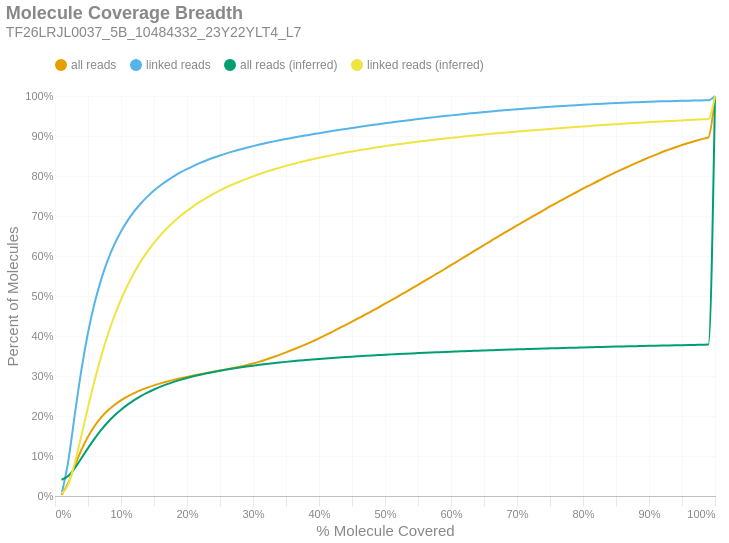

Notebook code for this chart:
### Markdown cell above
### Molecule Read Coverage
This chart shows molecule coverage breadth as computed by the number of bases aligned to that molecule. In other words, "*how much of each unique long molecule is actually sequenced/aligned?*" Keep in mind there is a distinction between sequences and alignments, since some sequences belonging to a particular molecule may not align well and wouldn't appear in the alignment data. This chart also shows molecule coverage breadth as computed by the *inferred fragment* from which the aligned sequences originate. Unlike read coverage, this calculation takes into account the total insert size, including unsequenced gaps between the forward and reverse reads. Like the previous figures, these are cumulative percents.

### Code cell
if SKIPLR:
    print_html(f"Skipped")
else:
    binned_df = consolidated_hist(valids['coverage_bp'], mask, 0.01, True)
    binned_df_inf = consolidated_hist(valids['coverage_inserts'], mask, 0.01, True)
    binned_df = binned_df.with_columns(pl.lit(binned_df_inf['all reads (cumsum)']).alias('all reads (inferred)'))
    binned_df = binned_df.with_columns(pl.lit(binned_df_inf['linked reads (cumsum)']).alias('linked reads (inferred)'))
    binned_df = binned_df.with_columns(
        (pl.col('bin').cast(pl.Float64) + 0.01).alias('right_edge')
    )

    with SafeRender(binned_df):
        (
            density_plot(binned_df, 'Molecule Coverage Breadth', samplename, 'molcov', ['all reads (inferred)','linked reads (inferred)'])
            .encode(
                #x=alt.X('bin:Q', title="% Molecule Covered").axis(format = '%').scale(padding=0),
                x=alt.X('right_edge:Q', title="% Molecule Covered").axis(format='%').scale(padding=0),
                y=alt.Y('value:Q', title='Percent of Molecules')
                    .axis(format='%')
                    .stack(False)
                    .scale(domainMin=0, padding=0),
                color=alt.Color("key:N").scale(domain = ["all reads", "linked reads", "all reads (inferred)", "linked reads (inferred)"]),
                tooltip = [
                    alt.Tooltip("key:N", title = "Data Type"),
                    alt.Tooltip("range_label:N", title="% Molecule Covered"),
                    alt.Tooltip("value:Q", format = ".2%", title="% Molecules")
                ]
            )
        ).display()

### Figure 1 — Vega-Lite specification as saved in the notebook (floating-point values rounded to 4 significant figures)
{"width": "container", "height": 400, "config": {"title": {"anchor": "start", "dy": -15, "fontSize": 18, "color": "#888888", "subtitleColor": "#888888", "subtitleFontSize": 14}, "arc": {"fill": "#0072B2"}, "axis": {"domainColor": "#888888", "domainWidth": 0.5, "gridWidth": 0.2, "grid": false, "titleFontWeight": 400, "titleFontSize": 15, "labelFontSize": 11, "labelColor": "#888888", "tickColor": "#888888", "tickWidth": 0.2, "titleColor": "#888888"}, "axisBand": {"grid": false}, "axisX": {"grid": true, "tickSize": 10, "domainCap": "round"}, "axisY": {"domain": false, "grid": true, "tickSize": 0, "domainCap": "round"}, "background": "transparent", "header": {"labelFontSize": 15, "labelColor": "#888888", "titleFontSize": 15, "titleFontWeight": 600, "titleColor": "#888888"}, "legend": {"labelFont": "sans-serif", "labelFontSize": 12, "labelColor": "#888888", "symbolSize": 100, "symbolType": "circle", "titleFontSize": 12, "titlePadding": 10, "titleColor": "#888888", "title": null, "orient": "top"}, "range": {"category": ["#E69F00", "#56B4E9", "#009E73", "#F0E442", "#0072B2", "#D55E00", "#CC79A7", "#000000"], "diverging": ["#cfe8f3", "#a2d4ec", "#73bfe2", "#46abdb", "#1696d2", "#12719e"]}, "area": {"fill": "#0072B2", "fillOpacity": 0.7, "line": true, "strokeOpacity": 0.7}, "line": {"color": "#0072B2", "stroke": "#0072B2", "strokeWidth": 2}, "trail": {"color": "#0072B2", "stroke": "#0072B2", "strokeWidth": 0, "size": 1}, "point": {"filled": true, "fillOpacity": 1.0, "size": 95}, "text": {"color": "#888888", "fontSize": 11, "align": "right", "fontWeight": 400, "size": 11}, "bar": {"fill": "#0072B2", "stroke": null}, "view": {"stroke": null, "continuousWidth": 660, "continuousHeight": 400}}, "data": {"name": "data-76612162f07014d64e6ad90cfc910570"}, "mark": {"type": "line", "interpolate": "monotone", "point": {"opacity": 0, "size": 275}}, "encoding": {"color": {"field": "key", "scale": {"domain": ["all reads", "linked reads", "all reads (inferred)", "linked reads (inferred)"]}, "type": "nominal"}, "tooltip": [{"field": "key", "title": "Data Type", "type": "nominal"}, {"field": "range_label", "title": "% Molecule Covered", "type": "nominal"}, {"field": "value", "format": ".2%", "title": "% Molecules", "type": "quantitative"}], "x": {"axis": {"format": "%"}, "field": "right_edge", "scale": {"padding": 0}, "title": "% Molecule Covered", "type": "quantitative"}, "y": {"axis": {"format": "%"}, "field": "value", "scale": {"domainMin": 0, "padding": 0}, "stack": false, "title": "Percent of Molecules", "type": "quantitative"}}, "params": [{"name": "param_c36ac31b6afebe62", "select": {"type": "point", "fields": ["key"]}, "bind": "legend"}], "title": {"text": "Molecule Coverage Breadth", "subtitle": "TF26LRJL0037_5B_10484332_23Y22YLT4_L7"}, "transform": [{"fold": ["all reads (cumsum)", "linked reads (cumsum)", "all reads (inferred)", "linked reads (inferred)"]}, {"calculate": "replace(datum.key, ' (cumsum)', '')", "as": "key"}, {"filter": {"param": "param_c36ac31b6afebe62"}}], "usermeta": {"embedOptions": {"downloadFileName": "TF26LRJL0037_5B_10484332_23Y22YLT4_L7.molcov"}}, "$schema": "https://vega.github.io/schema/vega-lite/v6.4.1.json", "datasets": {"data-76612162f07014d64e6ad90cfc910570": [{"bin": "0.0", "interval": "0.0-0.01", "all reads": 0.002403, "linked reads": 0.005354, "all reads (cumsum)": 0.002403, "linked reads (cumsum)": 0.005354, "range_label": "0.0-0.01", "all reads (inferred)": 0.0406, "linked reads (inferred)": 0.005402, "right_edge": 0.01}, {"bin": "0.01", "interval": "0.01-0.02", "all reads": 0.03004, "linked reads": 0.0806, "all reads (cumsum)": 0.03245, "linked reads (cumsum)": 0.08596, "range_label": "0.01-0.02", "all reads (inferred)": 0.04971, "linked reads (inferred)": 0.02826, "right_edge": 0.02}, {"bin": "0.02", "interval": "0.02-0.03", "all reads": 0.04265, "linked reads": 0.1176, "all reads (cumsum)": 0.0751, "linked reads (cumsum)": 0.2035, "range_label": "0.02-0.03", "all reads (inferred)": 0.06976, "linked reads (inferred)": 0.08279, "right_edge": 0.03}, {"bin": "0.03", "interval": "0.03-0.04", "all reads": 0.0401, "linked reads": 0.1116, "all reads (cumsum)": 0.1152, "linked reads (cumsum)": 0.3151, "range_label": "0.03-0.04", "all reads (inferred)": 0.0945, "linked reads (inferred)": 0.1514, "right_edge": 0.04}, {"bin": "0.04", "interval": "0.04-0.05", "all reads": 0.03325, "linked reads": 0.09282, "all reads (cumsum)": 0.1485, "linked reads (cumsum)": 0.408, "range_label": "0.04-0.05", "all reads (inferred)": 0.1197, "linked reads (inferred)": 0.2217, "right_edge": 0.05}, {"bin": "0.05", "interval": "0.05-0.06", "all reads": 0.02662, "linked reads": 0.07432, "all reads (cumsum)": 0.1751, "linked reads (cumsum)": 0.4823, "range_label": "0.05-0.06", "all reads (inferred)": 0.1436, "linked reads (inferred)": 0.2887, "right_edge": 0.06}, {"bin": "0.06", "interval": "0.06-0.07", "all reads": 0.02127, "linked reads": 0.05939, "all reads (cumsum)": 0.1963, "linked reads (cumsum)": 0.5417, "range_label": "0.06-0.07", "all reads (inferred)": 0.1652, "linked reads (inferred)": 0.3494, "right_edge": 0.07}, {"bin": "0.07", "interval": "0.07-0.08", "all reads": 0.01725, "linked reads": 0.04817, "all reads (cumsum)": 0.2136, "linked reads (cumsum)": 0.5898, "range_label": "0.07-0.08", "all reads (inferred)": 0.1844, "linked reads (inferred)": 0.4031, "right_edge": 0.08}, {"bin": "0.08", "interval": "0.08-0.09", "all reads": 0.01406, "linked reads": 0.03916, "all reads (cumsum)": 0.2276, "linked reads (cumsum)": 0.629, "range_label": "0.08-0.09", "all reads (inferred)": 0.2011, "linked reads (inferred)": 0.45, "right_edge": 0.09}, {"bin": "0.09", "interval": "0.09-0.1", "all reads": 0.01164, "linked reads": 0.0323, "all reads (cumsum)": 0.2393, "linked reads (cumsum)": 0.6613, "range_label": "0.09-0.1", "all reads (inferred)": 0.2158, "linked reads (inferred)": 0.4913, "right_edge": 0.1}, {"bin": "0.1", "interval": "0.1-0.11", "all reads": 0.0098, "linked reads": 0.0271, "all reads (cumsum)": 0.2491, "linked reads (cumsum)": 0.6884, "range_label": "0.1-0.11", "all reads (inferred)": 0.2285, "linked reads (inferred)": 0.5269, "right_edge": 0.11}, {"bin": "0.11", "interval": "0.11-0.12", "all reads": 0.008329, "linked reads": 0.02293, "all reads (cumsum)": 0.2574, "linked reads (cumsum)": 0.7113, "range_label": "0.11-0.12", "all reads (inferred)": 0.2398, "linked reads (inferred)": 0.5586, "right_edge": 0.12}, {"bin": "0.12", "interval": "0.12-0.13", "all reads": 0.007263, "linked reads": 0.01985, "all reads (cumsum)": 0.2647, "linked reads (cumsum)": 0.7312, "range_label": "0.12-0.13", "all reads (inferred)": 0.2498, "linked reads (inferred)": 0.5865, "right_edge": 0.13}, {"bin": "0.13", "interval": "0.13-0.14", "all reads": 0.006356, "linked reads": 0.01722, "all reads (cumsum)": 0.271, "linked reads (cumsum)": 0.7484, "range_label": "0.13-0.14", "all reads (inferred)": 0.2585, "linked reads (inferred)": 0.6108, "right_edge": 0.14}, {"bin": "0.14", "interval": "0.14-0.15", "all reads": 0.005633, "linked reads": 0.01513, "all reads (cumsum)": 0.2767, "linked reads (cumsum)": 0.7635, "range_label": "0.14-0.15", "all reads (inferred)": 0.2663, "linked reads (inferred)": 0.6329, "right_edge": 0.15}, {"bin": "0.15", "interval": "0.15-0.16", "all reads": 0.004996, "linked reads": 0.01321, "all reads (cumsum)": 0.2817, "linked reads (cumsum)": 0.7767, "range_label": "0.15-0.16", "all reads (inferred)": 0.2733, "linked reads (inferred)": 0.6524, "right_edge": 0.16}, {"bin": "0.16", "interval": "0.16-0.17", "all reads": 0.004505, "linked reads": 0.01166, "all reads (cumsum)": 0.2862, "linked reads (cumsum)": 0.7884, "range_label": "0.16-0.17", "all reads (inferred)": 0.2796, "linked reads (inferred)": 0.6699, "right_edge": 0.17}, {"bin": "0.17", "interval": "0.17-0.18", "all reads": 0.00422, "linked reads": 0.01074, "all reads (cumsum)": 0.2904, "linked reads (cumsum)": 0.7991, "range_label": "0.17-0.18", "all reads (inferred)": 0.2852, "linked reads (inferred)": 0.6856, "right_edge": 0.18}, {"bin": "0.18", "interval": "0.18-0.19", "all reads": 0.003889, "linked reads": 0.009691, "all reads (cumsum)": 0.2943, "linked reads (cumsum)": 0.8088, "range_label": "0.18-0.19", "all reads (inferred)": 0.2903, "linked reads (inferred)": 0.6998, "right_edge": 0.19}, {"bin": "0.19", "interval": "0.19-0.2", "all reads": 0.00356, "linked reads": 0.008554, "all reads (cumsum)": 0.2978, "linked reads (cumsum)": 0.8174, "range_label": "0.19-0.2", "all reads (inferred)": 0.2949, "linked reads (inferred)": 0.7128, "right_edge": 0.2}, {"bin": "0.2", "interval": "0.2-0.21", "all reads": 0.003388, "linked reads": 0.008028, "all reads (cumsum)": 0.3012, "linked reads (cumsum)": 0.8254, "range_label": "0.2-0.21", "all reads (inferred)": 0.2992, "linked reads (inferred)": 0.7248, "right_edge": 0.21}, {"bin": "0.21", "interval": "0.21-0.22", "all reads": 0.003225, "linked reads": 0.007239, "all reads (cumsum)": 0.3044, "linked reads (cumsum)": 0.8326, "range_label": "0.21-0.22", "all reads (inferred)": 0.3032, "linked reads (inferred)": 0.7358, "right_edge": 0.22}, {"bin": "0.22", "interval": "0.22-0.23", "all reads": 0.003059, "linked reads": 0.006637, "all reads (cumsum)": 0.3075, "linked reads (cumsum)": 0.8393, "range_label": "0.22-0.23", "all reads (inferred)": 0.3068, "linked reads (inferred)": 0.746, "right_edge": 0.23}, {"bin": "0.23", "interval": "0.23-0.24", "all reads": 0.003075, "linked reads": 0.006266, "all reads (cumsum)": 0.3106, "linked reads (cumsum)": 0.8455, "range_label": "0.23-0.24", "all reads (inferred)": 0.3101, "linked reads (inferred)": 0.7553, "right_edge": 0.24}, {"bin": "0.24", "interval": "0.24-0.25", "all reads": 0.002995, "linked reads": 0.005695, "all reads (cumsum)": 0.3136, "linked reads (cumsum)": 0.8512, "range_label": "0.24-0.25", "all reads (inferred)": 0.3132, "linked reads (inferred)": 0.7639, "right_edge": 0.25}, {"bin": "0.25", "interval": "0.25-0.26", "all reads": 0.003015, "linked reads": 0.0053, "all reads (cumsum)": 0.3166, "linked reads (cumsum)": 0.8565, "range_label": "0.25-0.26", "all reads (inferred)": 0.3161, "linked reads (inferred)": 0.7719, "right_edge": 0.26}, {"bin": "0.26", "interval": "0.26-0.27", "all reads": 0.003215, "linked reads": 0.005076, "all reads (cumsum)": 0.3198, "linked reads (cumsum)": 0.8616, "range_label": "0.26-0.27", "all reads (inferred)": 0.3188, "linked reads (inferred)": 0.7794, "right_edge": 0.27}, {"bin": "0.27", "interval": "0.27-0.28", "all reads": 0.003457, "linked reads": 0.00463, "all reads (cumsum)": 0.3233, "linked reads (cumsum)": 0.8662, "range_label": "0.27-0.28", "all reads (inferred)": 0.3213, "linked reads (inferred)": 0.7864, "right_edge": 0.28}, {"bin": "0.28", "interval": "0.28-0.29", "all reads": 0.003738, "linked reads": 0.004263, "all reads (cumsum)": 0.327, "linked reads (cumsum)": 0.8705, "range_label": "0.28-0.29", "all reads (inferred)": 0.3236, "linked reads (inferred)": 0.7928, "right_edge": 0.29}, {"bin": "0.29", "interval": "0.29-0.3", "all reads": 0.004226, "linked reads": 0.004183, "all reads (cumsum)": 0.3312, "linked reads (cumsum)": 0.8747, "range_label": "0.29-0.3", "all reads (inferred)": 0.3259, "linked reads (inferred)": 0.799, "right_edge": 0.3}, {"bin": "0.3", "interval": "0.3-0.31", "all reads": 0.004722, "linked reads": 0.003929, "all reads (cumsum)": 0.3359, "linked reads (cumsum)": 0.8786, "range_label": "0.3-0.31", "all reads (inferred)": 0.328, "linked reads (inferred)": 0.805, "right_edge": 0.31}, {"bin": "0.31", "interval": "0.31-0.32", "all reads": 0.005325, "linked reads": 0.003738, "all reads (cumsum)": 0.3413, "linked reads (cumsum)": 0.8824, "range_label": "0.31-0.32", "all reads (inferred)": 0.33, "linked reads (inferred)": 0.8105, "right_edge": 0.32}, {"bin": "0.32", "interval": "0.32-0.33", "all reads": 0.005708, "linked reads": 0.003562, "all reads (cumsum)": 0.347, "linked reads (cumsum)": 0.8859, "range_label": "0.32-0.33", "all reads (inferred)": 0.3319, "linked reads (inferred)": 0.8157, "right_edge": 0.33}, {"bin": "0.33", "interval": "0.33-0.34", "all reads": 0.005917, "linked reads": 0.003411, "all reads (cumsum)": 0.3529, "linked reads (cumsum)": 0.8893, "range_label": "0.33-0.34", "all reads (inferred)": 0.3336, "linked reads (inferred)": 0.8206, "right_edge": 0.34}, {"bin": "0.34", "interval": "0.34-0.35", "all reads": 0.006201, "linked reads": 0.00318, "all reads (cumsum)": 0.3591, "linked reads (cumsum)": 0.8925, "range_label": "0.34-0.35", "all reads (inferred)": 0.3353, "linked reads (inferred)": 0.8252, "right_edge": 0.35}, {"bin": "0.35", "interval": "0.35-0.36", "all reads": 0.006443, "linked reads": 0.003151, "all reads (cumsum)": 0.3655, "linked reads (cumsum)": 0.8957, "range_label": "0.35-0.36", "all reads (inferred)": 0.3369, "linked reads (inferred)": 0.8297, "right_edge": 0.36}, {"bin": "0.36", "interval": "0.36-0.37", "all reads": 0.006716, "linked reads": 0.002979, "all reads (cumsum)": 0.3723, "linked reads (cumsum)": 0.8986, "range_label": "0.36-0.37", "all reads (inferred)": 0.3385, "linked reads (inferred)": 0.834, "right_edge": 0.37}, {"bin": "0.37", "interval": "0.37-0.38", "all reads": 0.006956, "linked reads": 0.002828, "all reads (cumsum)": 0.3792, "linked reads (cumsum)": 0.9015, "range_label": "0.37-0.38", "all reads (inferred)": 0.3399, "linked reads (inferred)": 0.8379, "right_edge": 0.38}, {"bin": "0.38", "interval": "0.38-0.39", "all reads": 0.007215, "linked reads": 0.002776, "all reads (cumsum)": 0.3864, "linked reads (cumsum)": 0.9042, "range_label": "0.38-0.39", "all reads (inferred)": 0.3413, "linked reads (inferred)": 0.8417, "right_edge": 0.39}, {"bin": "0.39", "interval": "0.39-0.4", "all reads": 0.00779, "linked reads": 0.002873, "all reads (cumsum)": 0.3942, "linked reads (cumsum)": 0.9071, "range_label": "0.39-0.4", "all reads (inferred)": 0.3426, "linked reads (inferred)": 0.8454, "right_edge": 0.4}, {"bin": "0.4", "interval": "0.4-0.41", "all reads": 0.007909, "linked reads": 0.002712, "all reads (cumsum)": 0.4021, "linked reads (cumsum)": 0.9098, "range_label": "0.4-0.41", "all reads (inferred)": 0.3439, "linked reads (inferred)": 0.8489, "right_edge": 0.41}, {"bin": "0.41", "interval": "0.41-0.42", "all reads": 0.008352, "linked reads": 0.002644, "all reads (cumsum)": 0.4105, "linked reads (cumsum)": 0.9125, "range_label": "0.41-0.42", "all reads (inferred)": 0.3451, "linked reads (inferred)": 0.8522, "right_edge": 0.42}, {"bin": "0.42", "interval": "0.42-0.43", "all reads": 0.00838, "linked reads": 0.002503, "all reads (cumsum)": 0.4189, "linked reads (cumsum)": 0.915, "range_label": "0.42-0.43", "all reads (inferred)": 0.3462, "linked reads (inferred)": 0.8554, "right_edge": 0.43}, {"bin": "0.43", "interval": "0.43-0.44", "all reads": 0.008354, "linked reads": 0.002506, "all reads (cumsum)": 0.4272, "linked reads (cumsum)": 0.9175, "range_label": "0.43-0.44", "all reads (inferred)": 0.3474, "linked reads (inferred)": 0.8585, "right_edge": 0.44}, {"bin": "0.44", "interval": "0.44-0.45", "all reads": 0.00856, "linked reads": 0.002515, "all reads (cumsum)": 0.4358, "linked reads (cumsum)": 0.92, "range_label": "0.44-0.45", "all reads (inferred)": 0.3484, "linked reads (inferred)": 0.8614, "right_edge": 0.45}, {"bin": "0.45", "interval": "0.45-0.46", "all reads": 0.008816, "linked reads": 0.002509, "all reads (cumsum)": 0.4446, "linked reads (cumsum)": 0.9225, "range_label": "0.45-0.46", "all reads (inferred)": 0.3494, "linked reads (inferred)": 0.8642, "right_edge": 0.46}, {"bin": "0.46", "interval": "0.46-0.47", "all reads": 0.008695, "linked reads": 0.002398, "all reads (cumsum)": 0.4533, "linked reads (cumsum)": 0.9249, "range_label": "0.46-0.47", "all reads (inferred)": 0.3504, "linked reads (inferred)": 0.8669, "right_edge": 0.47}, {"bin": "0.47", "interval": "0.47-0.48", "all reads": 0.009152, "linked reads": 0.002379, "all reads (cumsum)": 0.4624, "linked reads (cumsum)": 0.9273, "range_label": "0.47-0.48", "all reads (inferred)": 0.3514, "linked reads (inferred)": 0.8696, "right_edge": 0.48}, {"bin": "0.48", "interval": "0.48-0.49", "all reads": 0.008771, "linked reads": 0.002279, "all reads (cumsum)": 0.4712, "linked reads (cumsum)": 0.9296, "range_label": "0.48-0.49", "all reads (inferred)": 0.3523, "linked reads (inferred)": 0.8721, "right_edge": 0.49}, {"bin": "0.49", "interval": "0.49-0.5", "all reads": 0.00986, "linked reads": 0.002237, "all reads (cumsum)": 0.4811, "linked reads (cumsum)": 0.9318, "range_label": "0.49-0.5", "all reads (inferred)": 0.3532, "linked reads (inferred)": 0.8747, "right_edge": 0.5}, {"bin": "0.5", "interval": "0.5-0.51", "all reads": 0.00851, "linked reads": 0.00216, "all reads (cumsum)": 0.4896, "linked reads (cumsum)": 0.934, "range_label": "0.5-0.51", "all reads (inferred)": 0.3541, "linked reads (inferred)": 0.877, "right_edge": 0.51}, {"bin": "0.51", "interval": "0.51-0.52", "all reads": 0.009746, "linked reads": 0.002186, "all reads (cumsum)": 0.4993, "linked reads (cumsum)": 0.9361, "range_label": "0.51-0.52", "all reads (inferred)": 0.3549, "linked reads (inferred)": 0.8793, "right_edge": 0.52}, {"bin": "0.52", "interval": "0.52-0.53", "all reads": 0.0094, "linked reads": 0.002085, "all reads (cumsum)": 0.5087, "linked reads (cumsum)": 0.9382, "range_label": "0.52-0.53", "all reads (inferred)": 0.3557, "linked reads (inferred)": 0.8815, "right_edge": 0.53}, {"bin": "0.53", "interval": "0.53-0.54", "all reads": 0.009606, "linked reads": 0.002013, "all reads (cumsum)": 0.5183, "linked reads (cumsum)": 0.9402, "range_label": "0.53-0.54", "all reads (inferred)": 0.3565, "linked reads (inferred)": 0.8836, "right_edge": 0.54}, {"bin": "0.54", "interval": "0.54-0.55", "all reads": 0.009523, "linked reads": 0.002052, "all reads (cumsum)": 0.5278, "linked reads (cumsum)": 0.9423, "range_label": "0.54-0.55", "all reads (inferred)": 0.3573, "linked reads (inferred)": 0.8857, "right_edge": 0.55}, {"bin": "0.55", "interval": "0.55-0.56", "all reads": 0.009833, "linked reads": 0.001928, "all reads (cumsum)": 0.5377, "linked reads (cumsum)": 0.9442, "range_label": "0.55-0.56", "all reads (inferred)": 0.358, "linked reads (inferred)": 0.8877, "right_edge": 0.56}, {"bin": "0.56", "interval": "0.56-0.57", "all reads": 0.009775, "linked reads": 0.001903, "all reads (cumsum)": 0.5475, "linked reads (cumsum)": 0.9461, "range_label": "0.56-0.57", "all reads (inferred)": 0.3587, "linked reads (inferred)": 0.8897, "right_edge": 0.57}, {"bin": "0.57", "interval": "0.57-0.58", "all reads": 0.009505, "linked reads": 0.001779, "all reads (cumsum)": 0.557, "linked reads (cumsum)": 0.9479, "range_label": "0.57-0.58", "all reads (inferred)": 0.3594, "linked reads (inferred)": 0.8916, "right_edge": 0.58}, {"bin": "0.58", "interval": "0.58-0.59", "all reads": 0.009916, "linked reads": 0.001819, "all reads (cumsum)": 0.5669, "linked reads (cumsum)": 0.9497, "range_label": "0.58-0.59", "all reads (inferred)": 0.3601, "linked reads (inferred)": 0.8935, "right_edge": 0.59}, {"bin": "0.59", "interval": "0.59-0.6", "all reads": 0.01016, "linked reads": 0.00185, "all reads (cumsum)": 0.577, "linked reads (cumsum)": 0.9516, "range_label": "0.59-0.6", "all reads (inferred)": 0.3608, "linked reads (inferred)": 0.8953, "right_edge": 0.6}, {"bin": "0.6", "interval": "0.6-0.61", "all reads": 0.009927, "linked reads": 0.001773, "all reads (cumsum)": 0.587, "linked reads (cumsum)": 0.9533, "range_label": "0.6-0.61", "all reads (inferred)": 0.3614, "linked reads (inferred)": 0.897, "right_edge": 0.61}, {"bin": "0.61", "interval": "0.61-0.62", "all reads": 0.01037, "linked reads": 0.001685, "all reads (cumsum)": 0.5973, "linked reads (cumsum)": 0.955, "range_label": "0.61-0.62", "all reads (inferred)": 0.3621, "linked reads (inferred)": 0.8988, "right_edge": 0.62}, {"bin": "0.62", "interval": "0.62-0.63", "all reads": 0.01008, "linked reads": 0.001686, "all reads (cumsum)": 0.6074, "linked reads (cumsum)": 0.9567, "range_label": "0.62-0.63", "all reads (inferred)": 0.3627, "linked reads (inferred)": 0.9005, "right_edge": 0.63}, {"bin": "0.63", "interval": "0.63-0.64", "all reads": 0.009915, "linked reads": 0.001549, "all reads (cumsum)": 0.6173, "linked reads (cumsum)": 0.9583, "range_label": "0.63-0.64", "all reads (inferred)": 0.3633, "linked reads (inferred)": 0.9021, "right_edge": 0.64}, {"bin": "0.64", "interval": "0.64-0.65", "all reads": 0.009875, "linked reads": 0.001557, "all reads (cumsum)": 0.6272, "linked reads (cumsum)": 0.9598, "range_label": "0.64-0.65", "all reads (inferred)": 0.3639, "linked reads (inferred)": 0.9037, "right_edge": 0.65}, {"bin": "0.65", "interval": "0.65-0.66", "all reads": 0.0102, "linked reads": 0.001544, "all reads (cumsum)": 0.6374, "linked reads (cumsum)": 0.9614, "range_label": "0.65-0.66", "all reads (inferred)": 0.3645, "linked reads (inferred)": 0.9053, "right_edge": 0.66}, {"bin": "0.66", "interval": "0.66-0.67", "all reads": 0.009685, "linked reads": 0.00146, "all reads (cumsum)": 0.6471, "linked reads (cumsum)": 0.9628, "range_label": "0.66-0.67", "all reads (inferred)": 0.3651, "linked reads (inferred)": 0.9068, "right_edge": 0.67}, {"bin": "0.67", "interval": "0.67-0.68", "all reads": 0.01001, "linked reads": 0.001429, "all reads (cumsum)": 0.6571, "linked reads (cumsum)": 0.9643, "range_label": "0.67-0.68", "all reads (inferred)": 0.3656, "linked reads (inferred)": 0.9083, "right_edge": 0.68}, {"bin": "0.68", "interval": "0.68-0.69", "all reads": 0.009687, "linked reads": 0.001354, "all reads (cumsum)": 0.6668, "linked reads (cumsum)": 0.9656, "range_label": "0.68-0.69", "all reads (inferred)": 0.3661, "linked reads (inferred)": 0.9097, "right_edge": 0.69}, {"bin": "0.69", "interval": "0.69-0.7", "all reads": 0.009757, "linked reads": 0.001319, "all reads (cumsum)": 0.6765, "linked reads (cumsum)": 0.9669, "range_label": "0.69-0.7", "all reads (inferred)": 0.3666, "linked reads (inferred)": 0.911, "right_edge": 0.7}, {"bin": "0.7", "interval": "0.7-0.71", "all reads": 0.009371, "linked reads": 0.001271, "all reads (cumsum)": 0.6859, "linked reads (cumsum)": 0.9682, "range_label": "0.7-0.71", "all reads (inferred)": 0.3671, "linked reads (inferred)": 0.9124, "right_edge": 0.71}, {"bin": "0.71", "interval": "0.71-0.72", "all reads": 0.009418, "linked reads": 0.001288, "all reads (cumsum)": 0.6953, "linked reads (cumsum)": 0.9695, "range_label": "0.71-0.72", "all reads (inferred)": 0.3677, "linked reads (inferred)": 0.9139, "right_edge": 0.72}, {"bin": "0.72", "interval": "0.72-0.73", "all reads": 0.009548, "linked reads": 0.001182, "all reads (cumsum)": 0.7049, "linked reads (cumsum)": 0.9707, "range_label": "0.72-0.73", "all reads (inferred)": 0.3682, "linked reads (inferred)": 0.9152, "right_edge": 0.73}, {"bin": "0.73", "interval": "0.73-0.74", "all reads": 0.009288, "linked reads": 0.001197, "all reads (cumsum)": 0.7142, "linked reads (cumsum)": 0.9719, "range_label": "0.73-0.74", "all reads (inferred)": 0.3687, "linked reads (inferred)": 0.9165, "right_edge": 0.74}, {"bin": "0.74", "interval": "0.74-0.75", "all reads": 0.009617, "linked reads": 0.00117, "all reads (cumsum)": 0.7238, "linked reads (cumsum)": 0.973, "range_label": "0.74-0.75", "all reads (inferred)": 0.3691, "linked reads (inferred)": 0.9177, "right_edge": 0.75}, {"bin": "0.75", "interval": "0.75-0.76", "all reads": 0.009001, "linked reads": 0.001108, "all reads (cumsum)": 0.7328, "linked reads (cumsum)": 0.9742, "range_label": "0.75-0.76", "all reads (inferred)": 0.3696, "linked reads (inferred)": 0.9189, "right_edge": 0.76}, {"bin": "0.76", "interval": "0.76-0.77", "all reads": 0.009041, "linked reads": 0.001094, "all reads (cumsum)": 0.7418, "linked reads (cumsum)": 0.9752, "range_label": "0.76-0.77", "all reads (inferred)": 0.37, "linked reads (inferred)": 0.9201, "right_edge": 0.77}, {"bin": "0.77", "interval": "0.77-0.78", "all reads": 0.00889, "linked reads": 0.0009656, "all reads (cumsum)": 0.7507, "linked reads (cumsum)": 0.9762, "range_label": "0.77-0.78", "all reads (inferred)": 0.3705, "linked reads (inferred)": 0.9213, "right_edge": 0.78}, {"bin": "0.78", "interval": "0.78-0.79", "all reads": 0.008673, "linked reads": 0.0009665, "all reads (cumsum)": 0.7594, "linked reads (cumsum)": 0.9772, "range_label": "0.78-0.79", "all reads (inferred)": 0.3709, "linked reads (inferred)": 0.9226, "right_edge": 0.79}, {"bin": "0.79", "interval": "0.79-0.8", "all reads": 0.009118, "linked reads": 0.001005, "all reads (cumsum)": 0.7685, "linked reads (cumsum)": 0.9782, "range_label": "0.79-0.8", "all reads (inferred)": 0.3714, "linked reads (inferred)": 0.9238, "right_edge": 0.8}, {"bin": "0.8", "interval": "0.8-0.81", "all reads": 0.008241, "linked reads": 0.0008821, "all reads (cumsum)": 0.7767, "linked reads (cumsum)": 0.9791, "range_label": "0.8-0.81", "all reads (inferred)": 0.3718, "linked reads (inferred)": 0.925, "right_edge": 0.81}, {"bin": "0.81", "interval": "0.81-0.82", "all reads": 0.008292, "linked reads": 0.0009001, "all reads (cumsum)": 0.785, "linked reads (cumsum)": 0.98, "range_label": "0.81-0.82", "all reads (inferred)": 0.3723, "linked reads (inferred)": 0.9262, "right_edge": 0.82}, {"bin": "0.82", "interval": "0.82-0.83", "all reads": 0.008493, "linked reads": 0.0008613, "all reads (cumsum)": 0.7935, "linked reads (cumsum)": 0.9808, "range_label": "0.82-0.83", "all reads (inferred)": 0.3727, "linked reads (inferred)": 0.9273, "right_edge": 0.83}, {"bin": "0.83", "interval": "0.83-0.84", "all reads": 0.008053, "linked reads": 0.0007446, "all reads (cumsum)": 0.8016, "linked reads (cumsum)": 0.9816, "range_label": "0.83-0.84", "all reads (inferred)": 0.3731, "linked reads (inferred)": 0.9284, "right_edge": 0.84}, {"bin": "0.84", "interval": "0.84-0.85", "all reads": 0.00792, "linked reads": 0.0007683, "all reads (cumsum)": 0.8095, "linked reads (cumsum)": 0.9823, "range_label": "0.84-0.85", "all reads (inferred)": 0.3735, "linked reads (inferred)": 0.9295, "right_edge": 0.85}, {"bin": "0.85", "interval": "0.85-0.86", "all reads": 0.007738, "linked reads": 0.0007029, "all reads (cumsum)": 0.8172, "linked reads (cumsum)": 0.983, "range_label": "0.85-0.86", "all reads (inferred)": 0.3739, "linked reads (inferred)": 0.9306, "right_edge": 0.86}, {"bin": "0.86", "interval": "0.86-0.87", "all reads": 0.00751, "linked reads": 0.0006877, "all reads (cumsum)": 0.8247, "linked reads (cumsum)": 0.9837, "range_label": "0.86-0.87", "all reads (inferred)": 0.3743, "linked reads (inferred)": 0.9317, "right_edge": 0.87}, {"bin": "0.87", "interval": "0.87-0.88", "all reads": 0.007449, "linked reads": 0.0006298, "all reads (cumsum)": 0.8322, "linked reads (cumsum)": 0.9844, "range_label": "0.87-0.88", "all reads (inferred)": 0.3747, "linked reads (inferred)": 0.9326, "right_edge": 0.88}, {"bin": "0.88", "interval": "0.88-0.89", "all reads": 0.007132, "linked reads": 0.0006289, "all reads (cumsum)": 0.8393, "linked reads (cumsum)": 0.985, "range_label": "0.88-0.89", "all reads (inferred)": 0.375, "linked reads (inferred)": 0.9336, "right_edge": 0.89}, {"bin": "0.89", "interval": "0.89-0.9", "all reads": 0.007169, "linked reads": 0.0005985, "all reads (cumsum)": 0.8465, "linked reads (cumsum)": 0.9856, "range_label": "0.89-0.9", "all reads (inferred)": 0.3754, "linked reads (inferred)": 0.9346, "right_edge": 0.9}, {"bin": "0.9", "interval": "0.9-0.91", "all reads": 0.006492, "linked reads": 0.0005435, "all reads (cumsum)": 0.853, "linked reads (cumsum)": 0.9861, "range_label": "0.9-0.91", "all reads (inferred)": 0.3758, "linked reads (inferred)": 0.9356, "right_edge": 0.91}, {"bin": "0.91", "interval": "0.91-0.92", "all reads": 0.007078, "linked reads": 0.0005113, "all reads (cumsum)": 0.8601, "linked reads (cumsum)": 0.9866, "range_label": "0.91-0.92", "all reads (inferred)": 0.3761, "linked reads (inferred)": 0.9365, "right_edge": 0.92}, {"bin": "0.92", "interval": "0.92-0.93", "all reads": 0.005728, "linked reads": 0.000461, "all reads (cumsum)": 0.8658, "linked reads (cumsum)": 0.9871, "range_label": "0.92-0.93", "all reads (inferred)": 0.3764, "linked reads (inferred)": 0.9373, "right_edge": 0.93}, {"bin": "0.93", "interval": "0.93-0.94", "all reads": 0.005916, "linked reads": 0.0004477, "all reads (cumsum)": 0.8717, "linked reads (cumsum)": 0.9875, "range_label": "0.93-0.94", "all reads (inferred)": 0.3767, "linked reads (inferred)": 0.9382, "right_edge": 0.94}, {"bin": "0.94", "interval": "0.94-0.95", "all reads": 0.005941, "linked reads": 0.0004173, "all reads (cumsum)": 0.8777, "linked reads (cumsum)": 0.988, "range_label": "0.94-0.95", "all reads (inferred)": 0.3771, "linked reads (inferred)": 0.9391, "right_edge": 0.95}, {"bin": "0.95", "interval": "0.95-0.96", "all reads": 0.004756, "linked reads": 0.0003766, "all reads (cumsum)": 0.8824, "linked reads (cumsum)": 0.9883, "range_label": "0.95-0.96", "all reads (inferred)": 0.3774, "linked reads (inferred)": 0.9399, "right_edge": 0.96}, {"bin": "0.96", "interval": "0.96-0.97", "all reads": 0.00507, "linked reads": 0.0003348, "all reads (cumsum)": 0.8875, "linked reads (cumsum)": 0.9887, "range_label": "0.96-0.97", "all reads (inferred)": 0.3778, "linked reads (inferred)": 0.9408, "right_edge": 0.97}, {"bin": "0.97", "interval": "0.97-0.98", "all reads": 0.004765, "linked reads": 0.0003386, "all reads (cumsum)": 0.8922, "linked reads (cumsum)": 0.989, "range_label": "0.97-0.98", "all reads (inferred)": 0.3781, "linked reads (inferred)": 0.9416, "right_edge": 0.98}, {"bin": "0.98", "interval": "0.98-0.99", "all reads": 0.004312, "linked reads": 0.0003291, "all reads (cumsum)": 0.8966, "linked reads (cumsum)": 0.9893, "range_label": "0.98-0.99", "all reads (inferred)": 0.3785, "linked reads (inferred)": 0.9426, "right_edge": 0.99}, {"bin": "0.99", "interval": "0.99-1.0", "all reads": 0.1034, "linked reads": 0.01065, "all reads (cumsum)": 1.0, "linked reads (cumsum)": 1.0, "range_label": "0.99-1.0", "all reads (inferred)": 1.0, "linked reads (inferred)": 1.0, "right_edge": 1.0}]}}
